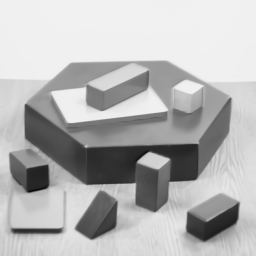
#> input picture resource/block_test.png, 256 x 256 px, found by its file name
$ python harrisCornerDetector.py
#> lines starting #> are read from the running program, lines starting #| are printed output that depends on the picture; after the words box and inside, x2 and y2 are one past the last pixel; in counts of white or black regions, pixels touching at a corner belong together
from cv2 import cv2
import numpy as np

# Harris Corner Detector in OpenCV

# OpenCV has the function cv2.cornerHarris() for this purpose. Its arguments are :

# img - Input image, it should be grayscale and float32 type.
# blockSize - It is the size of neighbourhood considered for corner detection
# ksize - Aperture parameter of Sobel derivative used.
# k - Harris detector free parameter in the equation.

img = cv2.imread('resource/block_test.png')
#> img is the input picture: shape (256, 256, 3); min 9, max 241, mean 182.3
gray = cv2.cvtColor(img,cv2.COLOR_BGR2GRAY)

gray = np.float32(gray)
dst = cv2.cornerHarris(gray,2,3,0.04)
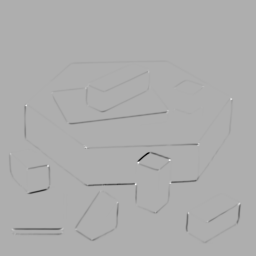
#> dst: shape (256, 256) float32; min -19483064, max 9037328, mean -106339.1; drawn with min black and max white

#result is dilated for marking the corners, not important
dst = cv2.dilate(dst,None)
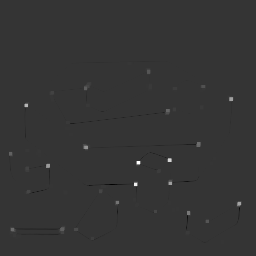
#> dst: shape (256, 256) float32; min -2353368.5, max 9037328, mean 12641.6; drawn with min black and max white

# Threshold for an optimal value, it may vary depending on the image.
har = img.copy()
har[dst>0.01*dst.max()]=[0,0,255]
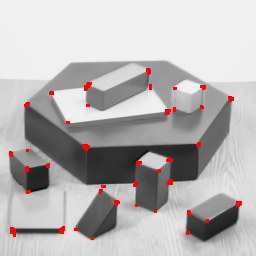
#> har: shape (256, 256, 3); 1.29% of pixels changed, all inside (x1, y1, x2, y2) = (9, 68, 242, 240)

cv2.imshow('har',har)


# Corner with SubPixel Accuracy

# Sometimes, you may need to find the corners with maximum accuracy. OpenCV comes with a function cv2.cornerSubPix() which further refines the corners detected with sub-pixel accuracy. Below is an example. As usual, we need to find the harris corners first. Then we pass the centroids of these corners (There may be a bunch of pixels at a corner, we take their centroid) to refine them. Harris corners are marked in red pixels and refined corners are marked in green pixels. For this function, we have to define the criteria when to stop the iteration. We stop it after a specified number of iteration or a certain accuracy is achieved, whichever occurs first. We also need to define the size of neighbourhood it would search for corners.

ret, dst = cv2.threshold(dst,0.01*dst.max(),255,0)
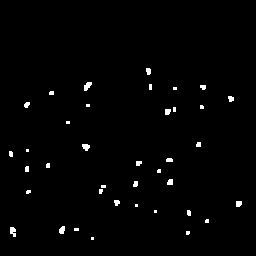
#> dst: shape (256, 256) float32; 1.3% white; 38 white regions (19 under 20 px), largest, box (x1, y1, x2, y2) and area: (84, 82, 92, 91) 47, (10, 227, 16, 237) 45, (82, 144, 90, 151) 41
#> ret = 90373.3
dst = np.uint8(dst)

# find centroids
ret, labels, stats, centroids = cv2.connectedComponentsWithStats(dst)
#> labels: shape (256, 256) int32; 39 distinct labels, from 0 to 38
#> ret = 39; stats = 39 rows, first 6: [0, 0, 256, 256, 64693], [146, 68, 5, 7, 30], [84, 82, 8, 9, 47], [149, 84, 3, 6, 18], [200, 85, 6, 5, 25], [173, 87, 4, 3, 12]; centroids = 39 pairs, first value 10.5 to 238.3, second value 70.8 to 238

# define the criteria to stop and refine the corners
criteria = (cv2.TERM_CRITERIA_EPS + cv2.TERM_CRITERIA_MAX_ITER, 100, 0.001)
corners = cv2.cornerSubPix(gray,np.float32(centroids),(5,5),(-1,-1),criteria)
#> corners = 39 pairs, first value 8.76 to 239.2, second value 69.3 to 239.5

# Now draw them
res = np.hstack((centroids,corners))
#> res = 39 rows, first 6: [127.6, 127.1, 127.6, 127.1], [148.1, 70.8, 148.4, 69.3], [87.09, 85.6, 86.02, 84.47], [150, 86.5, 148.4, 86.06], [202.7, 86.68, 204.7, 83.01], [174.5, 88, 172.4, 87.07]
res = np.uint8(res)
#> res = 39 rows, first 6: [127, 127, 127, 127], [148, 70, 148, 69], [87, 85, 86, 84], [150, 86, 148, 86], [202, 86, 204, 83], [174, 88, 172, 87]
subpix = img.copy()
subpix[res[:,1],res[:,0]]=[0,0,255]
#> subpix: shape (256, 256, 3); 0.06% of pixels changed, all inside (x1, y1, x2, y2) = (10, 70, 239, 239)
subpix[res[:,3],res[:,2]] = [0,255,0]
#> subpix: shape (256, 256, 3); mean B, G, R 182.1, 182.3, 182.3
cv2.imshow('sub pix',subpix)


cv2.waitKey(0)
cv2.destroyAllWindows()
